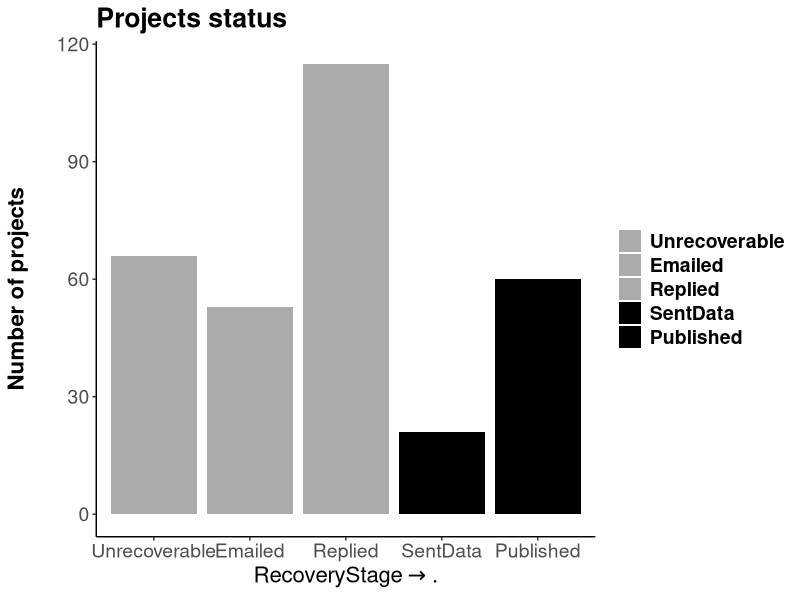
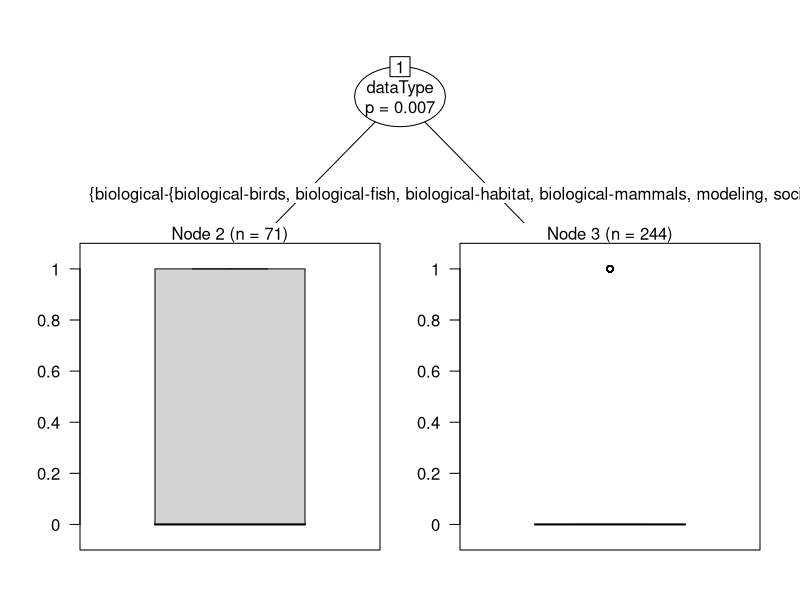

The R source for these figures, in order:
## ---- chunk 1

library(knitr)
library(dplyr)
library(readr)
library(ggplot2)
library(reshape2)
library(grid)
library(gridExtra)
library(party)

rslt=read.csv('data/archResRevised2.csv',header=T,stringsAsFactors=T)
rslt[rslt$Status=='published','Status']<-'Published'

rslt$succ=ifelse(rslt$Status %in% c('Published','SentData','Revised'),0,1) # 0=success???
rslt$statSucc=ifelse(rslt$Status %in% c('Published','SentData','Revised'),1,0) # 1 = success, 2 = not successful


agDes=read.csv('data/ecoInfoAgencyDesig.csv',header=T,stringsAsFactors=T,col.names=c('agency','agGrp','agSubGrp'))
agDes$agGrp=gsub('nonProf','private',agDes$agGrp)


rslt2=merge(rslt,agDes,all.x=T)
rslt2=rslt2 %>%
  filter(!end>2010) %>%
  select(Status,start,end,ecosystem,dataType,statSucc,agGrp,agSubGrp,reason)

splBio=strsplit(as.character(rslt2$dataType),'-')
rslt3<-rslt2 %>%
  mutate(dtGen=sapply(splBio,function(x) as.factor(x[1])))

head(rslt3)
## ---- chunk 2

overall=table(rslt2$Status)
overallLong=melt(overall)
colnames(overallLong)=c('Status','nDatasets')
overall2=overallLong %>%
  mutate(prop=nDatasets/sum(nDatasets))

possible=overallLong %>%
  filter(!Status=='Unrecoverable') %>%
  mutate(prop=nDatasets/sum(nDatasets))

statusOrd=c('Unrecoverable','Emailed','Replied','SentData','Revised','Published')
#rslt2$Status=as.factor(rslt2$Status,levels=statusOrd,ordered=T)
statGrey=c('Unrecoverable'='gray67',
             'Emailed'='gray67',
             'Replied'='gray67',
             'SentData'='black',
             'Revised'='black',
             'Published'='black')

statPlot=ggplot()+
  geom_bar(data=rslt2,
                 aes(x=factor(Status,levels=statusOrd,ordered=T),fill=Status))+
  scale_fill_manual(labels=statusOrd,breaks=statusOrd,values=statGrey)+
  theme(legend.title=element_blank())+
  theme(panel.grid.major = element_blank(),
        panel.grid.minor = element_blank(),
        panel.border = element_blank(),
        panel.background = element_blank())+
  #theme(axis.text.x = element_text(angle=90))+
  xlab(expression(RecoveryStage %->% .))+ # %->%, symbol(/256)
  ylab('Number of projects\n')+
  ggtitle('Projects status')+
  theme(axis.text=element_text(size=14),
        title=element_text(size=16,face="bold"),
        legend.text = element_text(size = 14, face = "bold"))+
  theme(axis.line.x = element_line(color="black"),
        axis.line.y = element_line(color="black"))

statPlot

## ---- chunk 3
# Number of projects requested
sum(overall)

# percent successful
sum(overall[c("Published","SentData")])/sum(overall)
## ---- chunk 4

bioProps=table(rslt2$statSucc,rslt2$dataType)
bioChi=chisq.test(bioProps)

bioChi
## ---- chunk 5
subSecProps=table(rslt2$statSucc,rslt2$agSubGrp)
subSectChi=chisq.test(subSecProps)

subSectChi
## ---- chunk 6

tempProps=table(rslt3$statSucc,as.character(rslt3$end))
tempChi=chisq.test(tempProps)

tempChi

## ---- chunk 7
partyForBio<-cforest(statSucc~agSubGrp+end+dataType,data=rslt3,controls = cforest_unbiased(mtry = 2, ntree = 1000))
varimp(partyForBio)
## ---- chunk 8
partreeBio<-ctree(statSucc~agSubGrp+end+dataType,data=rslt3)

partreeBio

plot(partreeBio)
